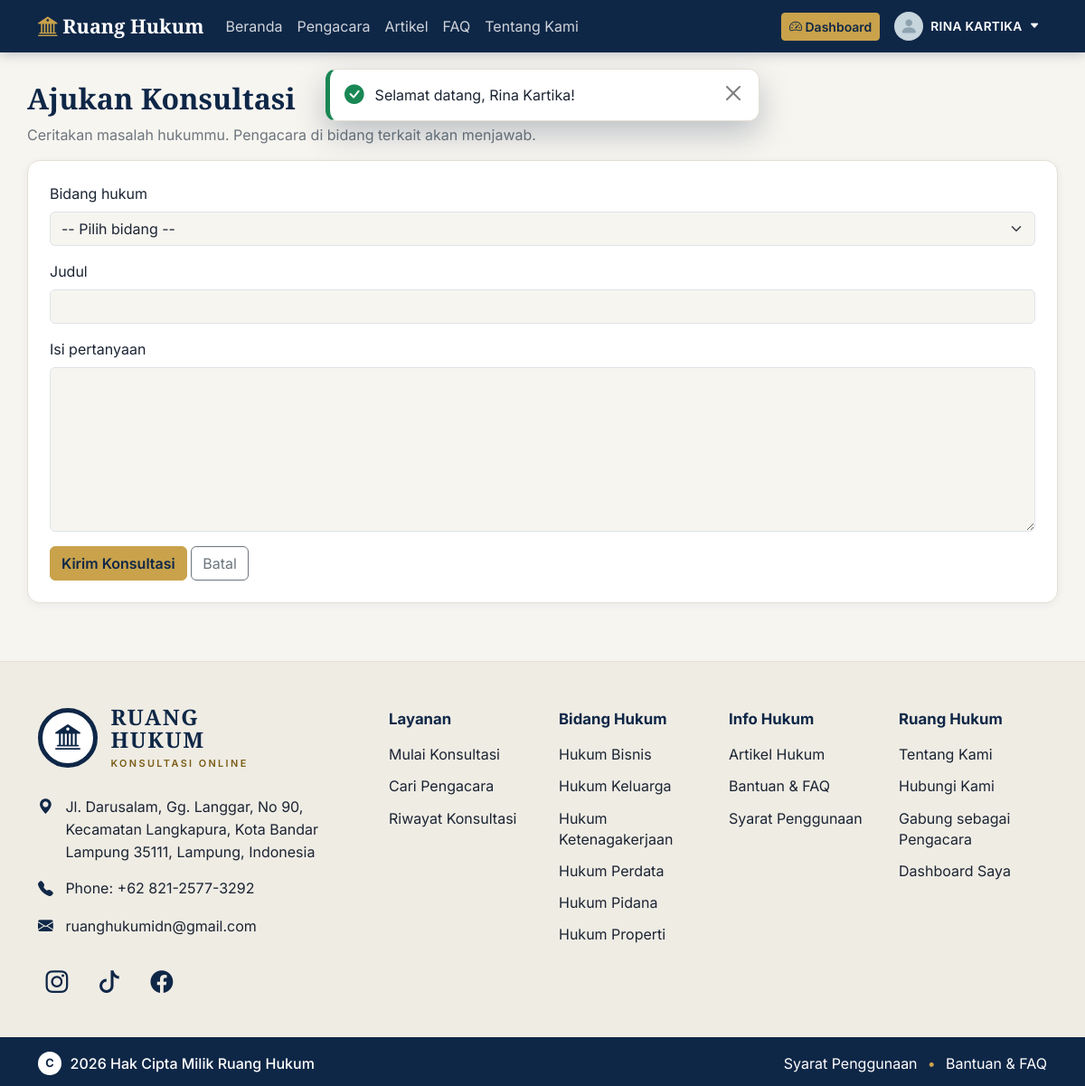
/klien/konsultasi_baru.php (signed in), run on the app's committed database.
### tables this page shows
CREATE TABLE bidang_hukum (
  id INT AUTO_INCREMENT PRIMARY KEY,
  nama VARCHAR(80) NOT NULL UNIQUE,
  deskripsi VARCHAR(255) NULL
);

### includes/functions.php (called while the page is built, shortened)
<?php
function e($teks): string
{
    return htmlspecialchars((string) $teks, ENT_QUOTES, 'UTF-8');
}
function url(string $path = ''): string
{
    return BASE_URL . '/' . ltrim($path, '/');
}
function current_user(): ?array
{
    return $_SESSION['user'] ?? null;
}
function dashboard_path(string $role): string
{
    return match ($role) {
        'admin'     => 'admin/dashboard.php',
        'pengacara' => 'pengacara/dashboard.php',
        default     => 'klien/dashboard.php',
    };
}

### config/kontak.php (called while the page is built)
<?php
return [
    'alamat'      => 'Jl. Darusalam, Gg. Langgar, No 90, Kecamatan Langkapura, Kota Bandar Lampung 35111, Lampung, Indonesia',
    'telepon'     => '+62 821-2577-3292',
    'telepon_tel' => '+6282125773292',
    'email'       => 'ruanghukumidn@gmail.com',
    'sosial' => [
        ['nama' => 'Instagram', 'ikon' => 'bi-instagram', 'url' => 'https://www.instagram.com/ruanghukumidn'],
        ['nama' => 'TikTok',    'ikon' => 'bi-tiktok',    'url' => 'https://www.tiktok.com/@ruanghukumindonesia'],
        ['nama' => 'Facebook',  'ikon' => 'bi-facebook',  'url' => 'https://www.facebook.com/share/1ACeHsNsQn/'],
    ],
];

### config/database.php (called while the page is built)
<?php
function db(): PDO
{
    static $pdo = null;
    if ($pdo === null) {
        $host = 'localhost';
        $name = 'ruang_hukum';
        $user = 'root';
        $pass = '';
        try {
            $pdo = new PDO(
                "mysql:host=$host;dbname=$name;charset=utf8mb4",
                $user,
                $pass,
                [
                    PDO::ATTR_ERRMODE            => PDO::ERRMODE_EXCEPTION,
                    PDO::ATTR_DEFAULT_FETCH_MODE => PDO::FETCH_ASSOC,
                    PDO::ATTR_EMULATE_PREPARES   => false,
                ]
            );
        } catch (PDOException $e) {
            http_response_code(500);
            die('Koneksi database gagal. Pastikan MySQL menyala dan database "ruang_hukum" sudah diimpor (database/schema.sql).');
        }
    }
    return $pdo;
}

### klien/konsultasi_baru.php (the view, shortened to what this page needs)
<?php
$pdo  = db();
$bidang = $pdo->query('SELECT id, nama FROM bidang_hukum ORDER BY nama')->fetchAll();
$judul_k = '';
require_once __DIR__ . '/../includes/header.php';
?>
<div class="container page-head">
  <h2>Ajukan Konsultasi</h2>
  <p class="text-secondary">Ceritakan masalah hukummu. Pengacara di bidang terkait akan menjawab.</p>
  <div class="card-rh p-4">
    <form method="post">
      <div class="mb-3">
        <label class="form-label" for="bidang_id">Bidang hukum</label>
        <select class="form-select" id="bidang_id" name="bidang_id" required>
          <option value="">-- Pilih bidang --</option>
        </select>
      </div>
      <div class="mb-3">
        <label class="form-label" for="judul">Judul</label>
        <input class="form-control" type="text" id="judul" name="judul" maxlength="150"
               value="<?= e($judul_k) ?>" required>
      </div>
      <div class="mb-3">
        <label class="form-label" for="isi">Isi pertanyaan</label>
        <textarea class="form-control" id="isi" name="isi" rows="7" required><?= e($isi) ?></textarea>
      </div>
      <button class="btn btn-gold" type="submit">Kirim Konsultasi</button>
      <a class="btn btn-outline-secondary" href="<?= e(url('klien/dashboard.php')) ?>">Batal</a>
    </form>
  </div>
</div>
<?php require_once __DIR__ . '/../includes/footer.php'; ?>

### includes/footer.php (shortened to what this page needs)
</main>
<?php $tanpaKerangka = $tanpaKerangka ?? false; ?>
<?php if (!$tanpaKerangka): ?>
<?php
$kontak = require __DIR__ . '/../config/kontak.php';
$bidangFooter = [];
try {
    $bidangFooter = db()->query('SELECT id, nama FROM bidang_hukum ORDER BY nama LIMIT 6')->fetchAll();
} catch (Throwable $ex) {
    $bidangFooter = [];
}
$userFooter = current_user();
?>
<footer class="rh-footer mt-5">
  <div class="rh-footer-atas">
    <div class="container">
      <div class="row g-4 g-xl-5">
        <div class="col-lg-4">
          <a class="rh-logo" href="<?= url('index.php') ?>" aria-label="Ruang Hukum, ke beranda">
            <span class="rh-logo-lingkar"><i class="bi bi-bank2"></i></span>
            <span class="rh-logo-teks">
              <span class="rh-logo-nama">Ruang<br>Hukum</span>
              <span class="rh-logo-sub">Konsultasi Online</span>
            </span>
          </a>
          <ul class="rh-kontak list-unstyled">
            <li>
              <i class="bi bi-geo-alt-fill" aria-hidden="true"></i>
              <address class="mb-0"><?= e($kontak['alamat']) ?></address>
            </li>
            <li>
              <i class="bi bi-telephone-fill" aria-hidden="true"></i>
              <span>Phone: <a href="tel:<?= e($kontak['telepon_tel']) ?>"><?= e($kontak['telepon']) ?></a></span>
            </li>
            <li>
              <i class="bi bi-envelope-fill" aria-hidden="true"></i>
              <a href="mailto:<?= e($kontak['email']) ?>"><?= e($kontak['email']) ?></a>
            </li>
          </ul>
          <div class="rh-sosial" aria-label="Media sosial Ruang Hukum">
            <?php foreach ($kontak['sosial'] as $s): ?>
              <a href="<?= e($s['url']) ?>" target="_blank" rel="noopener noreferrer"
                 aria-label="<?= e($s['nama']) ?> Ruang Hukum" title="<?= e($s['nama']) ?>">
                <i class="bi <?= e($s['ikon']) ?>" aria-hidden="true"></i>
              </a>
            <?php endforeach; ?>
          </div>
        </div>
        <nav class="col-lg-8" aria-label="Tautan footer">
          <div class="row g-4">
            <div class="col-6 col-md-3">
              <h2 class="rh-footer-judul">Layanan</h2>
              <ul class="rh-footer-daftar">
                <li><a href="<?= url('klien/konsultasi_baru.php') ?>">Mulai Konsultasi</a></li>
                <li><a href="<?= url('pengacara.php') ?>">Cari Pengacara</a></li>
                <li><a href="<?= url('klien/dashboard.php') ?>">Riwayat Konsultasi</a></li>
              </ul>
            </div>
            <div class="col-6 col-md-3">
              <h2 class="rh-footer-judul">Bidang Hukum</h2>
              <ul class="rh-footer-daftar">
                <?php foreach ($bidangFooter as $b): ?>
                  <li><a href="<?= url('pengacara.php?bidang=' . (int) $b['id']) ?>"><?= e($b['nama']) ?></a></li>
                <?php endforeach; ?>
              </ul>
            </div>
            <div class="col-6 col-md-3">
              <h2 class="rh-footer-judul">Info Hukum</h2>
              <ul class="rh-footer-daftar">
                <li><a href="<?= url('artikel.php') ?>">Artikel Hukum</a></li>
                <li><a href="<?= url('faq.php') ?>">Bantuan &amp; FAQ</a></li>
                <li><a href="<?= url('syarat.php') ?>">Syarat Penggunaan</a></li>
              </ul>
            </div>
            <div class="col-6 col-md-3">
              <h2 class="rh-footer-judul">Ruang Hukum</h2>
              <ul class="rh-footer-daftar">
                <li><a href="<?= url('tentang.php') ?>">Tentang Kami</a></li>
                <li><a href="<?= url('tentang.php#kontak') ?>">Hubungi Kami</a></li>
                <li><a href="<?= url('auth/register.php?role=pengacara') ?>">Gabung sebagai Pengacara</a></li>
                <?php if ($userFooter): ?>
                  <li><a href="<?= url(dashboard_path($userFooter['role'])) ?>">Dashboard Saya</a></li>
                <?php else: ?>
                  <li><a href="<?= url('auth/login.php') ?>">Masuk</a></li>
                  <li><a href="<?= url('auth/register.php') ?>">Daftar</a></li>
                <?php endif; ?>
              </ul>
            </div>
          </div>
        </nav>
      </div>
    </div>
  </div>
  <div class="rh-footer-bawah">
    <div class="container">
      <div class="rh-hak-cipta">
        <span class="rh-c" aria-hidden="true">C</span>
        <span><?= date('Y') ?> Hak Cipta Milik Ruang Hukum</span>
      </div>
      <div class="rh-bawah-tautan">
        <a href="<?= url('syarat.php') ?>">Syarat Penggunaan</a>
        <span class="rh-titik" aria-hidden="true">&bull;</span>
        <a href="<?= url('faq.php') ?>">Bantuan &amp; FAQ</a>
      </div>
    </div>
  </div>
</footer>
<?php endif; ?>
</body>
</html>

### assets/css/style.css (style rules this page uses)
:root { --navy: #0f2747; --navy-700: #1b3a66; --gold: #c9a24b; --gold-600: #b08a36; --ivory: #f7f5f0; --ink: #1b2433; --muted: #6b7686; --line: #e4e0d6; --bs-primary: var(--navy); --bs-body-font-family: 'Inter', system-ui, sans-serif; --bs-body-color: var(--ink); --bs-body-bg: var(--ivory); --bs-link-color: var(--navy-700); }
body { background: var(--ivory); color: var(--ink); min-height: 100vh; display: flex; flex-direction: column; }
h1, h2, h3, h4, .font-serif { font-family: 'Playfair Display', Georgia, serif; font-weight: 700; color: var(--navy); }
.btn-gold { background: var(--gold); border-color: var(--gold); color: var(--navy); font-weight: 600; }
.card-rh { background: #fff; border: 1px solid var(--line); border-radius: 14px; box-shadow: 0 2px 10px rgba(15,39,71,.06); }
.page-head { padding: 2rem 0 1rem; }

### assets/css/profil.css (style rules this page uses)
body { font-variant-numeric: lining-nums; }

### assets/css/footer.css (style rules this page uses)
.rh-footer { --emas-tua: #7a5c14; background: #efece4; color: var(--ink); border-top: 1px solid var(--line); }
.rh-footer-atas { padding: 3rem 0 2.5rem; }
.rh-logo { display: inline-flex; align-items: center; gap: .9rem; text-decoration: none; margin-bottom: 1.75rem; }
.rh-logo-lingkar { width: 66px; height: 66px; flex: none; border-radius: 50%; border: 5px solid var(--navy); background: #fff; color: var(--navy); display: flex; align-items: center; justify-content: center; font-size: 1.75rem; }
.rh-logo-teks { display: flex; flex-direction: column; }
.rh-logo-nama { font-family: 'Playfair Display', Georgia, serif; font-weight: 700; font-size: 1.5rem; line-height: 1.05; letter-spacing: .07em; text-transform: uppercase; color: var(--navy); }
.rh-logo-sub { margin-top: .35rem; font-size: .68rem; font-weight: 600; letter-spacing: .22em; text-transform: uppercase; color: var(--emas-tua); }
.rh-kontak { margin: 0 0 1.75rem; padding: 0; }
.rh-kontak li { display: flex; align-items: flex-start; gap: .85rem; margin-bottom: 1rem; line-height: 1.55; }
.rh-kontak .bi { flex: none; margin-top: .02rem; color: var(--navy); font-size: 1.05rem; line-height: 1.5; }
.rh-kontak address { font-style: normal; }
.rh-kontak a { color: var(--ink); text-decoration: none; overflow-wrap: anywhere; }
.rh-sosial { display: flex; flex-wrap: wrap; gap: .5rem 1rem; }
.rh-sosial a { width: 42px; height: 42px; display: inline-flex; align-items: center; justify-content: center; border-radius: 50%; color: var(--navy); font-size: 1.55rem; text-decoration: none; transition: background .15s, color .15s, transform .15s; }
.rh-footer-judul { font-family: var(--bs-body-font-family); font-size: 1.05rem; font-weight: 700; color: var(--navy); margin: .35rem 0 1.1rem; }
.rh-footer-daftar { list-style: none; margin: 0; padding: 0; }
.rh-footer-daftar li { margin-bottom: .75rem; line-height: 1.45; }
.rh-footer-daftar a { color: var(--ink); text-decoration: none; }
.rh-footer-bawah { background: var(--navy); color: #fff; padding: .95rem 0 .8rem; }
.rh-footer-bawah .container { display: flex; flex-wrap: wrap; align-items: center; justify-content: space-between; gap: .45rem 1.5rem; }
.rh-hak-cipta { display: flex; align-items: center; gap: .6rem; font-weight: 500; }
.rh-c { width: 26px; height: 26px; flex: none; border-radius: 50%; background: #fff; color: var(--navy); font-size: .8rem; font-weight: 700; display: inline-flex; align-items: center; justify-content: center; }
.rh-bawah-tautan { display: flex; flex-wrap: wrap; align-items: center; gap: .25rem .7rem; }
.rh-bawah-tautan a { color: #fff; text-decoration: none; }
.rh-titik { color: var(--gold); }

### data on the page
bidang_hukum: nama "Hukum Bisnis"
bidang_hukum: nama "Hukum Keluarga"
bidang_hukum: nama "Hukum Ketenagakerjaan"
bidang_hukum: nama "Hukum Perdata"
bidang_hukum: nama "Hukum Pidana"
bidang_hukum: nama "Hukum Properti"

### other printed values
$mnNama "Beranda"
$mnNama "Pengacara"
$mnNama "Artikel"
$mnNama "FAQ"
$mnNama "Tentang Kami"
mb_strtoupper($user['nama']) "RINA KARTIKA"
$f['pesan'] "Selamat datang, Rina Kartika!"
$kontak['alamat'] "Jl. Darusalam, Gg. Langgar, No 90, Kecamatan Langkapura, Kota Bandar Lampung 35111, Lampung, Indonesia"
$kontak['telepon'] "+62 821-2577-3292"
$kontak['email'] "ruanghukumidn@gmail.com"
